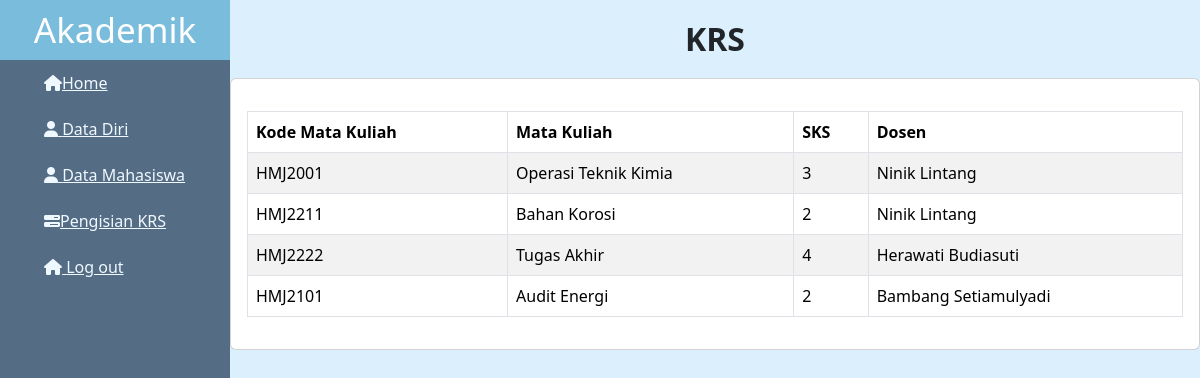
The app's page /lihat_krs.php (signed in) with its own data.
### tables this page shows
CREATE TABLE `tb_mata_kuliah` (
  `id_mata_kuliah` int(11) NOT NULL,
  `unik_id_mata_kuliah` varchar(7) NOT NULL,
  `mata_kuliah` varchar(50) NOT NULL,
  `SKS` varchar(2) NOT NULL,
  `id_dosen_matkul` int(11) NOT NULL
);

CREATE TABLE `tb_dosen` (
  `id_dosen` int(11) NOT NULL,
  `nama_dosen` varchar(150) NOT NULL,
  `maksimal_mahasiswa` varchar(2) NOT NULL
);

### lihat_krs.php (the view, shortened to what this page needs)
<?php
include 'connection.php';
if($_SESSION['rules'] == 'admin'){
    $res_krs = mysqli_query($connection, "SELECT krs FROM tb_mahasiswa WHERE NIM = '$_GET[nim]'");
}
else{
    $res_krs = mysqli_query($connection, "SELECT krs FROM tb_mahasiswa WHERE NIM = '$_SESSION[Username]'");
}
$data_krs = mysqli_fetch_assoc($res_krs);
$krs_array = $data_krs && $data_krs['krs'] ? json_decode($data_krs['krs'], true) : [];
if (!empty($krs_array)) {
    $matkul_ids = implode(",", $krs_array);
    $query_matkul = "
        SELECT tb_mata_kuliah.unik_id_mata_kuliah, tb_mata_kuliah.mata_kuliah, tb_mata_kuliah.SKS, tb_dosen.nama_dosen
        FROM tb_mata_kuliah
        INNER JOIN tb_dosen ON tb_mata_kuliah.id_dosen_matkul = tb_dosen.id_dosen
        WHERE tb_mata_kuliah.id_mata_kuliah IN ($matkul_ids)
    ";
    $result_matkul = mysqli_query($connection, $query_matkul);
    $matkul_terpilih = mysqli_fetch_all($result_matkul, MYSQLI_ASSOC);
} else {
    $matkul_terpilih = [];
}
?>
<!DOCTYPE html>
<html lang="en">
<head>
    <link rel="stylesheet" href="./asset/bootstrap/css/bootstrap.min.css">
    <link rel="stylesheet" href="./db.css">
    <link rel="stylesheet" href="./asset/fontawesome/css/all.min.css" />
</head>
<body>
    <div class="container-all">
         <div class="sidebar">
            <div class="sidebar-main">
            <div class="sidebar">
                    <header>Akademik</header>
                    <ul class="sidebar-list">
                        <li class="sidebar-item">
                            <a href="./db.php"><i class="fa-solid fa-house"></i>Home</a>
                        </li>
                        <li class="sidebar-item">
                            <a href="./datadiri.php"><i class="fa-solid fa-user"></i> Data Diri</a>
                        </li>
                        <li class="sidebar-item">
                            <a href="./data_mahasiswa.php"><i class="fa-solid fa-user"></i> Data Mahasiswa</a>
                        </li>
                        <li class="sidebar-item">
                            <a href="./isi_krs.php"><i class="fa-solid fa-bars-progress"></i>Pengisian KRS</a>
                        </li>
                        <li class="sidebar-item">
                            <a href="./logout.php"><i class="fa-solid fa-house"></i> Log out</a>
                        </li>
                    </ul>
                </div>
            </div>
         </div>
         <div class="main-content">
            <h2 align="center" style="margin-top:20px"> <strong>KRS </strong></h2>
            <div class="card" style="margin-top:20px">
                <div class="card-body">
                <?php if (!empty($matkul_terpilih)): ?>
            <table class="table table-bordered table-striped mt-3">
                <thead>
                    <tr>
                        <th>Kode Mata Kuliah</th>
                        <th>Mata Kuliah</th>
                        <th>SKS</th>
                        <th>Dosen</th>
                    </tr>
                </thead>
                <tbody>
                    <?php foreach ($matkul_terpilih as $matkul): ?>
                        <tr>
                            <td><?= htmlspecialchars($matkul['unik_id_mata_kuliah']) ?></td>
                            <td><?= htmlspecialchars($matkul['mata_kuliah']) ?></td>
                            <td><?= htmlspecialchars($matkul['SKS']) ?></td>
                            <td><?= htmlspecialchars($matkul['nama_dosen']) ?></td>
                        </tr>
                    <?php endforeach; ?>
                </tbody>
            </table>
        <?php else: ?>
            <p>Belum ada mata kuliah yang dipilih.</p>
        <?php endif; ?>
                </div>
            </div>
         </div>
    </div>
</body>
</html>

### db.css (style rules this page uses)
:root { --sidebar-width: 230px; }
html,body { height: 100%; min-height: 100%; }
.container-all { min-height: 100%; display: flex; flex-direction: row; }
.sidebar { background: #546d85; min-height: 100%; width: var(--sidebar-width); }
.main-content { background: #dceffc; min-height: 100%; width: calc(100% - var(--sidebar-width)); }
.sidebar header { font-size: 35px; color: white; text-align: center; line-height: 60px; background: #79bcdb; user-select: none; }
.sidebar > .sidebar-list { list-style: none; }
.sidebar > .sidebar-list > .sidebar-item > a { display: block; padding: 8px 12px; color: aliceblue; line-height: 30px; font-style: normal; }

### records on screen
tb_mata_kuliah: unik_id_mata_kuliah "HMJ2001", mata_kuliah "Operasi Teknik Kimia", SKS "3", tb_dosen.nama_dosen "Ninik Lintang"
tb_mata_kuliah: unik_id_mata_kuliah "HMJ2211", mata_kuliah "Bahan Korosi", SKS "2", tb_dosen.nama_dosen "Ninik Lintang"
tb_mata_kuliah: unik_id_mata_kuliah "HMJ2222", mata_kuliah "Tugas Akhir", SKS "4", tb_dosen.nama_dosen "Herawati Budiasuti"
tb_mata_kuliah: unik_id_mata_kuliah "HMJ2101", mata_kuliah "Audit Energi", SKS "2", tb_dosen.nama_dosen "Bambang Setiamulyadi"
